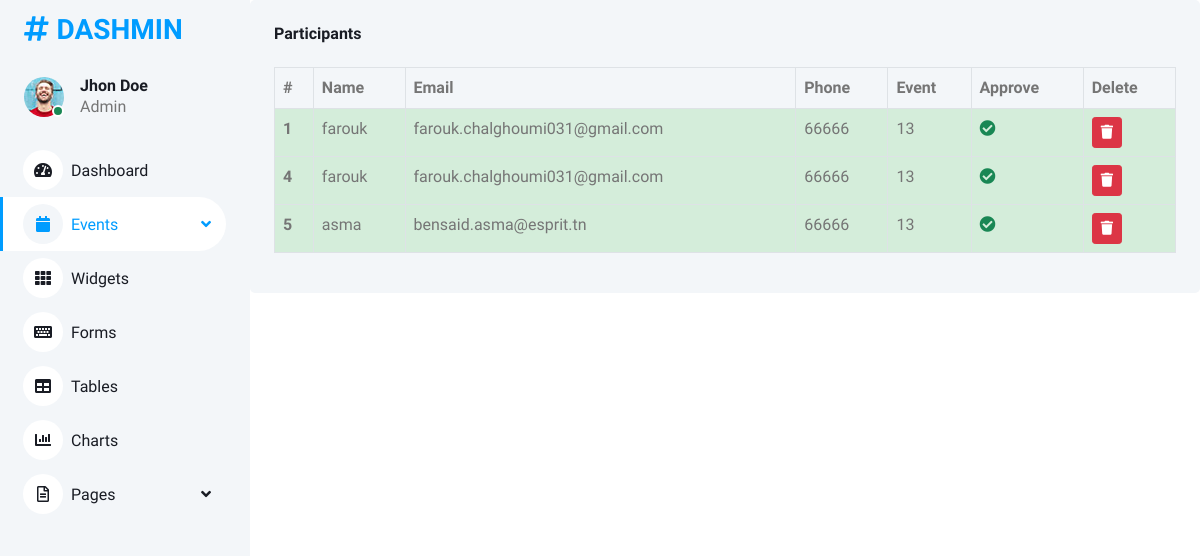
/View/BackOffice/eventDetails.php?id=13, run on the app's committed database.
### tables this page shows
CREATE TABLE `participants` (
  `id` int(11) NOT NULL,
  `name` varchar(255) NOT NULL,
  `email` varchar(255) NOT NULL,
  `phone` varchar(255) NOT NULL,
  `eventID` int(11) NOT NULL,
  `status` int(11) NOT NULL
);

### Controller/EventController.php (called while the page is built, shortened)
<?php
class EventController
{
    static function getOne(int $id)
    {
        $query = "SELECT * FROM events WHERE id = $id";
        $db = Database::getConnection();
        return $db->query($query)->fetch();
    }
}

### Controller/ParticipantController.php (called while the page is built, shortened)
<?php
class ParticipantController
{
    static function getParticipantsByEvent(int $eventID): array
    {
        $query = "SELECT * FROM participants WHERE eventID = $eventID";
        $db = Database::getConnection();
        return $db->query($query)->fetchAll();
    }
}

### View/BackOffice/eventDetails.php (the view, shortened to what this page needs)
<?php
include_once __DIR__ .'/../../Controller/EventController.php';
include_once __DIR__ . '/../../Controller/ParticipantController.php';
$participants =  ParticipantController::getParticipantsByEvent(EventController::getOne($_GET['id'])['id']);
?>
<!DOCTYPE html>
<html lang="en">
<head>
    <link href="https://cdnjs.cloudflare.com/ajax/libs/font-awesome/5.10.0/css/all.min.css" rel="stylesheet">
    <link href="https://cdn.jsdelivr.net/npm/bootstrap-icons@1.4.1/font/bootstrap-icons.css" rel="stylesheet">
    <link href="lib/owlcarousel/assets/owl.carousel.min.css" rel="stylesheet">
    <link href="lib/tempusdominus/css/tempusdominus-bootstrap-4.min.css" rel="stylesheet" />
    <link href="css/bootstrap.min.css" rel="stylesheet">
    <link href="css/style.css" rel="stylesheet">
</head>
<body>
<?php include_once 'components/sidebarEvent.php' ?>
<div class="content">
    <div class="col-12">
        <div class="bg-light rounded h-100 p-4">
            <h6 class="mb-4">Participants </h6>
            <div class="table-responsive">
                <table class="table table-bordered">
                    <thead>
                        <tr>
                            <th scope="col">#</th>
                            <th scope="col">Name</th>
                            <th scope="col">Email</th>
                            <th scope="col">Phone</th>
                            <th scope="col">Event</th>
                            <th scope="col">Approve</th>
                            <th scope="col">Delete</th>
                        </tr>
                    </thead>
                    <tbody>
                        <?php
                        foreach ($participants as $participant) {
                            $rowClass = ($participant['status']) ? 'approved-participant' : '';
                            echo '<tr class="' . $rowClass . '">';
                            echo '<th scope="row">' . $participant['id'] . '</th>';
                            echo '<td>' . $participant['name'] . '</td>';
                            echo '<td>' . $participant['email'] . '</td>';
                            echo '<td>' . $participant['phone'] . '</td>';
                            echo '<td>' . $participant['eventID'] . '</td>';
                            echo "<td>
                                <form action='send_email.php' method='post'>
                                    <a href='approveParticipants.php?id=" . $participant['id'] . "' class='text-success'><i class='fas fa-check-circle'></i></a>
                                </form>
                            </td>";
                            echo '<td><a href="deleteParticipant.php?id=' . $participant['id'] . '" class="btn btn-danger btn-sm"><i class="fa fa-trash"></i></a></td>';
                            echo '</tr>';
                        }
                        ?>
                    </tbody>
                </table>
            </div>
        </div>
    </div>
</div>
</body>
</html>

### View/BackOffice/css/style.css (style rules this page uses)
:root { --primary: #009CFF; --light: #F3F6F9; --dark: #191C24; }
.btn { transition: .5s; }
.content { margin-left: 250px; min-height: 100vh; background: #FFFFFF; transition: 0.5s; }
@media (min-width: 992px) { .content { width: calc(100% - 250px); } }

### View/BackOffice/eventDetails.php (style rules this page uses)
.approved-participant { background-color: #d4edda !important; }

### data on the page
participants: id "1", name "farouk", email "farouk.chalghoumi031@gmail.com", phone "66666", eventID "13"
participants: id "4", name "farouk", email "farouk.chalghoumi031@gmail.com", phone "66666", eventID "13"
participants: id "5", name "asma", email "bensaid.asma@esprit.tn", phone "66666", eventID "13"
